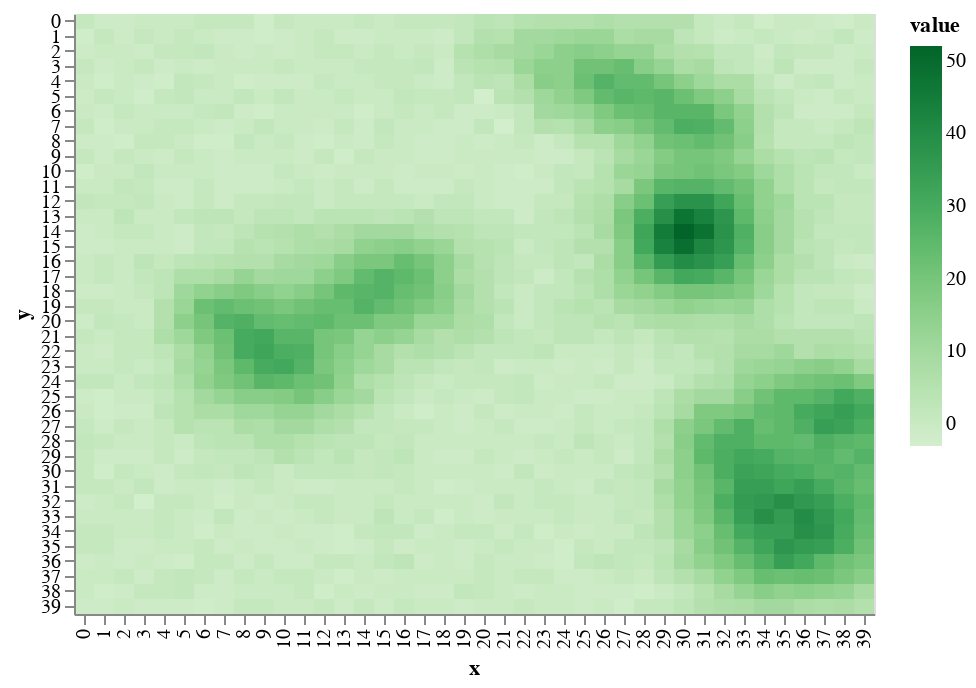

Notebook source saved alongside this figure:
### Code cell
draw.drawTerrainHeight(world.grid_elevation)

### Figure 1 — Vega-Lite specification as saved in the notebook (floating-point values rounded to 4 significant figures; data arrays with more than 128 entries replaced by an {"elided": "..."} marker saying what was removed)
{"$schema": "https://vega.github.io/schema/vega-lite/v2.6.0.json", "config": {"view": {"height": 300, "width": 400}}, "data": {"name": "data-da3a2708be32e6977bdb33949dc06511"}, "datasets": {"data-da3a2708be32e6977bdb33949dc06511": {"elided": "1600 records"}}, "encoding": {"color": {"field": "value", "scale": {"scheme": "greens"}, "type": "quantitative"}, "x": {"field": "x", "type": "ordinal"}, "y": {"field": "y", "type": "ordinal"}}, "mark": "rect"}
